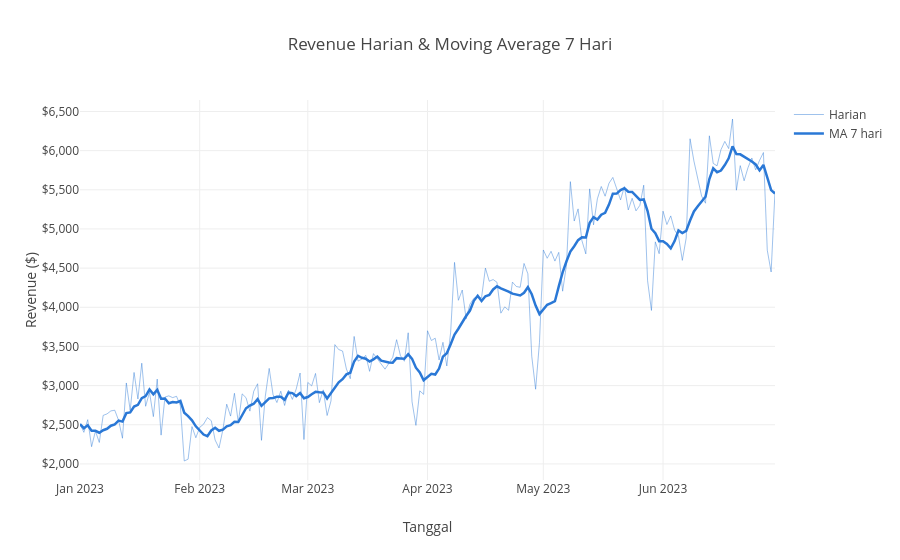

This figure's notebook cell:
### Markdown cell above
## 5. Agregasi waktu: harian & moving average 7 hari
Revenue harian berfluktuasi, sehingga kita pakai **moving average 7 hari** untuk menghaluskan pola mingguan dan memperlihatkan tren.

### Code cell
harian = P.per_hari(df)
fig = px.line(harian, x="tanggal", y="revenue", title="Revenue Harian & Moving Average 7 Hari",
              color_discrete_sequence=[BLUE], labels={"tanggal": "Tanggal", "revenue": "Revenue ($)"})
fig.update_traces(opacity=0.45, line_width=1, name="Harian", showlegend=True)
fig.add_scatter(x=harian["tanggal"], y=harian["ma7"], name="MA 7 hari", line=dict(color=BLUE, width=2.5))
fig.update_yaxes(tickprefix="$", tickformat=",.0f")
fig.show()
harian.describe()[["revenue", "transaksi"]]

### Figure 1 — Plotly figure (JSON) as saved in the notebook; plotly's stock layout.template omitted (floating-point values rounded to 4 significant figures; data arrays with more than 128 entries replaced by an {"elided": "..."} marker saying what was removed)
{"data": [{"hovertemplate": "Tanggal=%{x}<br>Revenue ($)=%{y}<extra></extra>", "legendgroup": "", "line": {"color": "#2a78d6", "dash": "solid", "width": 1}, "marker": {"symbol": "circle"}, "mode": "lines", "name": "Harian", "opacity": 0.45, "orientation": "v", "showlegend": true, "type": "scatter", "x": {"elided": "181 str values"}, "xaxis": "x", "y": {"elided": "181 float values"}, "yaxis": "y"}, {"line": {"color": "#2a78d6", "width": 2.5}, "name": "MA 7 hari", "type": "scatter", "x": {"elided": "181 str values"}, "y": {"elided": "181 float values"}}], "layout": {"legend": {"tracegroupgap": 0}, "title": {"text": "Revenue Harian & Moving Average 7 Hari"}, "xaxis": {"anchor": "y", "domain": [0, 1], "title": {"text": "Tanggal"}}, "yaxis": {"anchor": "x", "domain": [0, 1], "tickformat": ",.0f", "tickprefix": "$", "title": {"text": "Revenue ($)"}}}}
